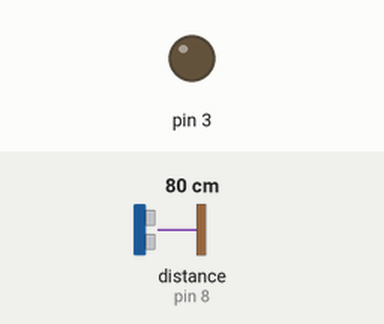
Simulated run of this sketch. Board: Arduino Uno, built with avr-gcc and run on an emulated ATmega328P. Parts: output pins drawn as LEDs (lit = HIGH). Wiring (inferred from the names in the program): ultrasonic range finder: trigger pin 7; echo pin 8. The inputs (shaded band) are chosen by the test bench; at power-on: distance to the obstacle (sensor on pin 8) 80 cm. The echo pulse lasts 58.3 µs per cm; pins used as bus, display or sensor lines are not drawn.

Above: at 1.2 s.
1.3 s: distance to the obstacle (sensor on pin 8) set to 30 cm
2.8 s: distance to the obstacle (sensor on pin 8) set to 25 cm
At 3.1 s:
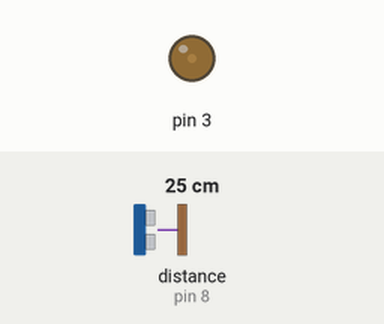
4.3 s: distance to the obstacle (sensor on pin 8) set to 2 cm
At 5.4 s:
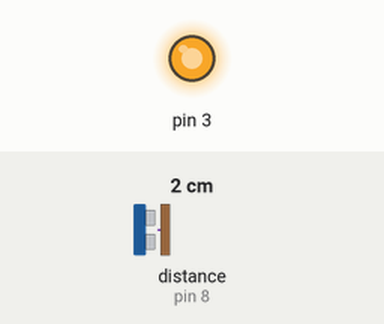
5.8 s: distance to the obstacle (sensor on pin 8) set to 9 cm
At 6.6 s:
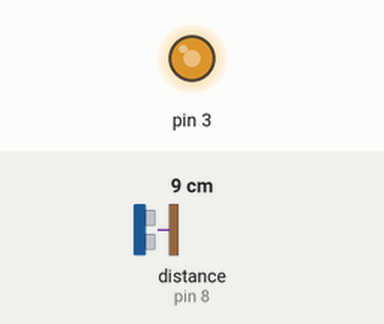
7.3 s: distance to the obstacle (sensor on pin 8) set to 18 cm
At 7.7 s:
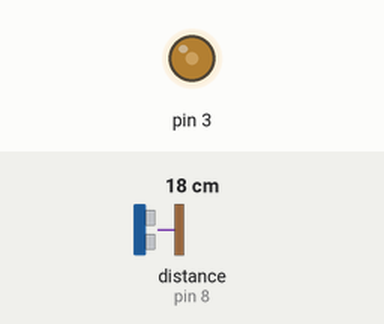
Timing chart, 0 to 9.8 s (numbered marks = the images above; inputs shaded):
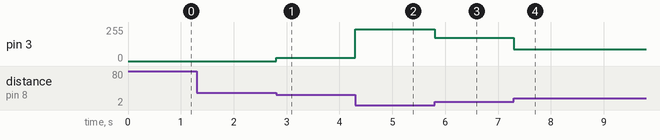

Measured:
- after the input at 1.3 s, every drawn part: stays the same
- after the input at 2.8 s, pin 3: 0/255 → 24/255 at once
- after the input at 4.3 s, pin 3: 24/255 → 239/255 at once
- after the input at 5.8 s, pin 3: 239/255 → 173/255 at once
- after the input at 7.3 s, pin 3: 173/255 → 89/255 at once

The sketch:

ultradimmer.ino
```cpp
/*
Name:		Sketch2.ino
Created:	2/24/2018 5:01:20 PM
Author:	M.Mohsen
*/
const int trig = 7, echo = 8;
// the setup function runs once when you press reset or power the board
long duration;
float bright;

void setup() {
	pinMode(trig, OUTPUT);
	pinMode(echo, INPUT);
}

// the loop function runs over and over again until power down or reset
void loop() {

//set trig to low
	digitalWrite(trig, LOW);
	delayMicroseconds(2);

//give the pulse

	digitalWrite(trig, HIGH);
	delayMicroseconds(10);
	digitalWrite(trig, LOW);

// process and output
	duration = pulseIn(echo, HIGH);
	bright = 255 - duration * .16;
	analogWrite(3,bright > 0 ? bright : 0);

}
```
